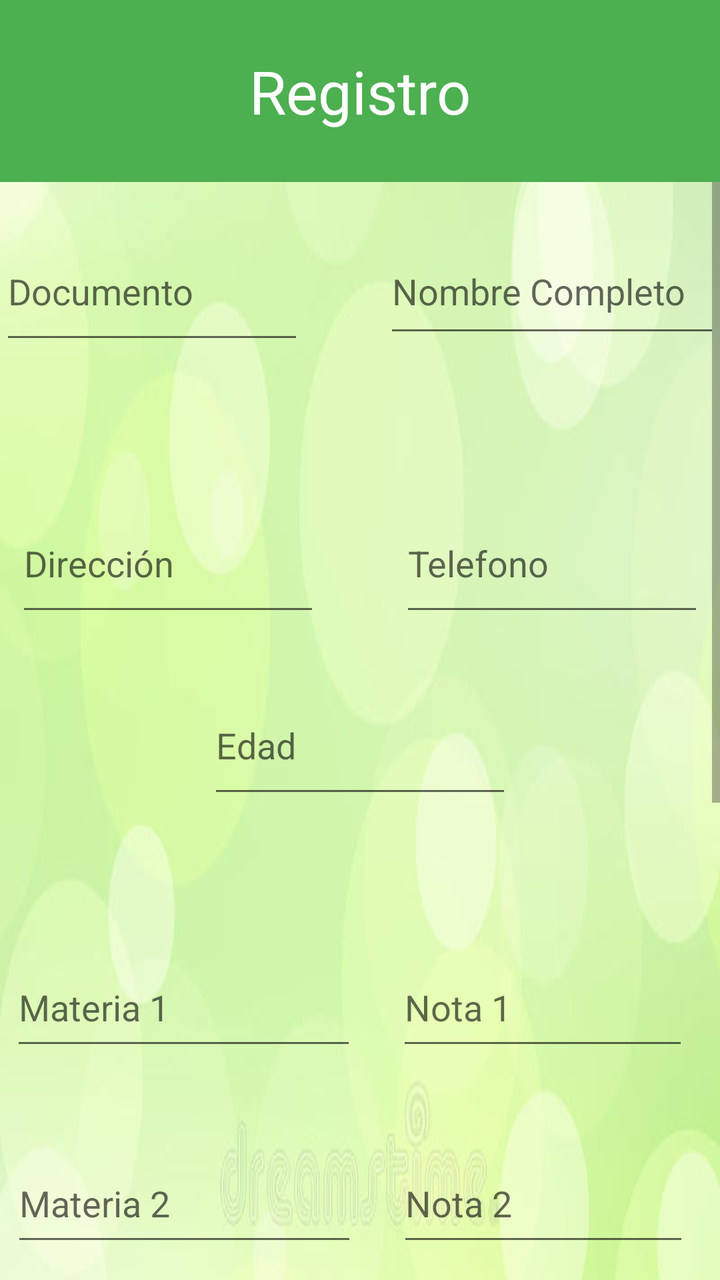
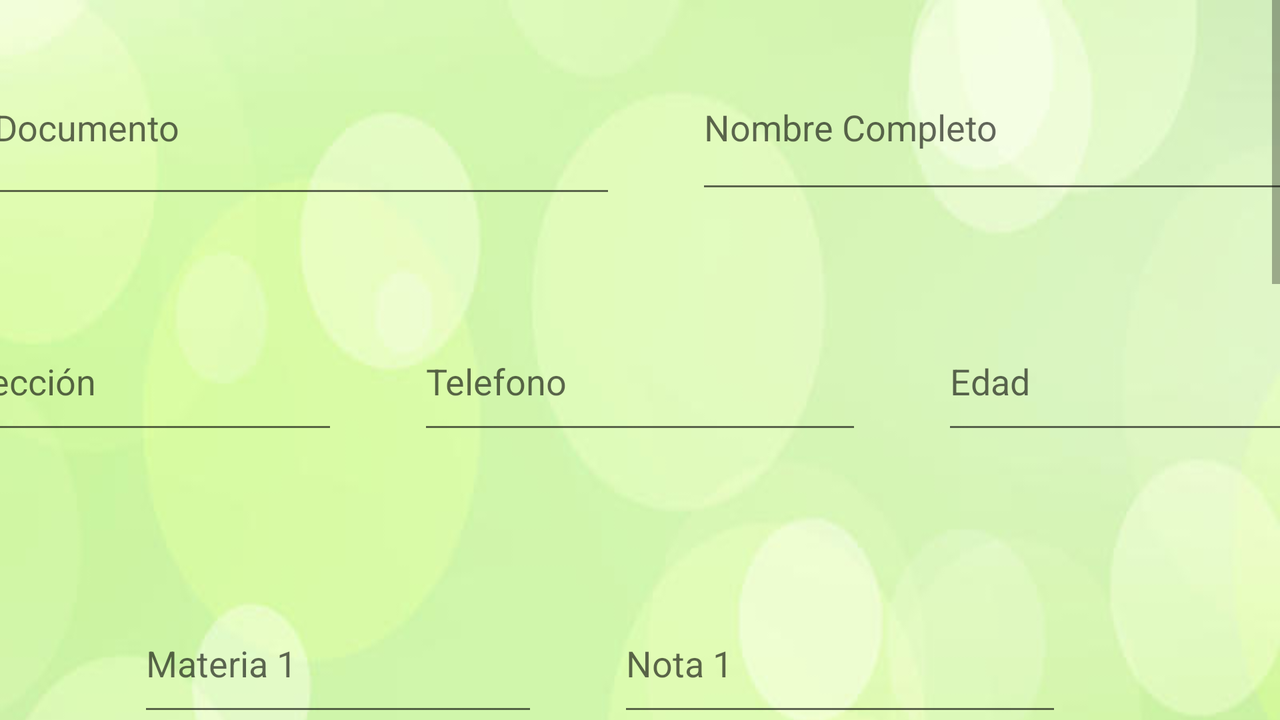

Two renders of one Android screen. The first uses the default layout on a phone; the second uses the alternative layout the repository ships for a different screen configuration, on a matching device. The two XML files are below.
<!-- AndroidManifest.xml: application theme Theme.Saltamontes -->
<!-- res/layout/activity_registro.xml -->
<?xml version="1.0" encoding="utf-8"?>
<LinearLayout
    xmlns:android="http://schemas.android.com/apk/res/android"
    xmlns:app="http://schemas.android.com/apk/res-auto"
    xmlns:tools="http://schemas.android.com/tools"
    android:layout_width="match_parent"
    android:layout_height="match_parent"
    android:background="@color/purple_700"
    android:orientation="vertical"
    tools:context=".registro">

    <TextView
        android:id="@+id/txtRegistro"
        android:layout_width="match_parent"
        android:layout_height="91dp"
        android:gravity="center"
        android:text="@string/txtRegistro"
        android:textColor="@color/white"
        android:textSize="30dp"
        app:layout_constraintBottom_toBottomOf="parent"
        app:layout_constraintLeft_toLeftOf="parent"
        app:layout_constraintRight_toRightOf="parent"
        app:layout_constraintTop_toTopOf="parent" />

    <ScrollView
        android:layout_width="match_parent"
        android:layout_height="match_parent">

        <LinearLayout
            android:layout_width="match_parent"
            android:layout_height="match_parent"
            android:background="@drawable/fondo1"
            android:gravity="center_horizontal"
            android:orientation="vertical">


            <LinearLayout
                android:layout_width="match_parent"
                android:layout_height="136dp"
                android:gravity="center_horizontal"
                android:orientation="horizontal">

                <EditText
                    android:id="@+id/txtDocumento"
                    android:layout_width="152dp"
                    android:layout_height="66dp"
                    android:layout_marginTop="20dp"
                    android:layout_marginRight="40dp"
                    android:ems="10"
                    android:hint="Documento"
                    android:inputType="phone" />

                <EditText
                    android:id="@+id/txtName"
                    android:layout_width="wrap_content"
                    android:layout_height="59dp"
                    android:layout_marginTop="20dp"
                    android:ems="10"
                    android:hint="Nombre Completo"
                    android:inputType="textPersonName" />

            </LinearLayout>

            <LinearLayout
                android:layout_width="731dp"
                android:layout_height="91dp"
                android:gravity="center_horizontal"
                android:orientation="horizontal">

                <EditText
                    android:id="@+id/txtDireccion"
                    android:layout_width="152dp"
                    android:layout_height="66dp"
                    android:layout_marginTop="20dp"
                    android:layout_marginRight="40dp"
                    android:ems="10"
                    android:hint="Dirección"
                    android:inputType="textPersonName" />

                <EditText
                    android:id="@+id/txtTelefono"
                    android:layout_width="152dp"
                    android:layout_height="66dp"
                    android:layout_marginTop="20dp"
                    android:ems="10"
                    android:hint="Telefono"
                    android:inputType="phone" />

            </LinearLayout>

            <EditText
                android:id="@+id/txtEdad"
                android:layout_width="152dp"
                android:layout_height="66dp"
                android:layout_marginTop="20dp"
                android:ems="10"
                android:hint="Edad"
                android:inputType="phone" />

            <LinearLayout
                android:layout_width="466dp"
                android:layout_height="98dp"
                android:layout_marginTop="50dp"
                android:gravity="center_horizontal"
                android:orientation="horizontal">

                <EditText
                    android:id="@+id/txtMateria1"
                    android:layout_width="173dp"
                    android:layout_height="56dp"
                    android:layout_marginLeft="30dp"
                    android:layout_marginTop="20dp"
                    android:layout_marginRight="20dp"
                    android:ems="10"
                    android:hint="Materia 1"
                    android:inputType="textPersonName" />

                <EditText
                    android:id="@+id/txtNota1"
                    android:layout_width="146dp"
                    android:layout_height="56dp"
                    android:layout_marginTop="20dp"
                    android:layout_marginRight="40dp"
                    android:ems="10"
                    android:hint="Nota 1"
                    android:inputType="phone" />


            </LinearLayout>

            <LinearLayout
                android:layout_width="match_parent"
                android:layout_height="match_parent"
                android:gravity="center_horizontal"
                android:orientation="horizontal">

                <EditText
                    android:id="@+id/txtMateria2"
                    android:layout_width="173dp"
                    android:layout_height="56dp"
                    android:layout_marginTop="20dp"
                    android:layout_marginLeft="30dp"
                    android:layout_marginRight="20dp"
                    android:ems="10"
                    android:hint="Materia 2"
                    android:inputType="textPersonName" />

                <EditText
                    android:id="@+id/txtNota2"
                    android:layout_width="146dp"
                    android:layout_height="56dp"
                    android:layout_marginTop="20dp"
                    android:layout_marginRight="40dp"
                    android:ems="10"
                    android:hint="Nota 2"
                    android:inputType="phone" />


            </LinearLayout>
            <LinearLayout
                android:layout_width="match_parent"
                android:layout_height="match_parent"
                android:gravity="center_horizontal"
                android:orientation="horizontal">

                <EditText
                    android:id="@+id/txtMateria3"
                    android:layout_width="173dp"
                    android:layout_height="56dp"
                    android:layout_marginTop="20dp"
                    android:layout_marginLeft="30dp"
                    android:layout_marginRight="20dp"
                    android:ems="10"
                    android:hint="Materia 3"
                    android:inputType="textPersonName" />

                <EditText
                    android:id="@+id/txtNota3"
                    android:layout_width="146dp"
                    android:layout_height="56dp"
                    android:layout_marginTop="20dp"
                    android:layout_marginRight="40dp"
                    android:ems="10"
                    android:hint="Nota 3"
                    android:inputType="phone" />


            </LinearLayout>
            <LinearLayout
                android:layout_width="match_parent"
                android:layout_height="match_parent"
                android:gravity="center_horizontal"
                android:orientation="horizontal">

                <EditText
                    android:id="@+id/txtMateria4"
                    android:layout_width="173dp"
                    android:layout_height="56dp"
                    android:layout_marginTop="20dp"
                    android:layout_marginLeft="30dp"
                    android:layout_marginRight="20dp"
                    android:ems="10"
                    android:hint="Materia 4"
                    android:inputType="textPersonName" />

                <EditText
                    android:id="@+id/txtNota4"
                    android:layout_width="146dp"
                    android:layout_height="56dp"
                    android:layout_marginTop="20dp"
                    android:layout_marginRight="40dp"
                    android:ems="10"
                    android:hint="Nota 4"
                    android:inputType="phone" />


            </LinearLayout>
            <LinearLayout
                android:layout_width="match_parent"
                android:layout_height="match_parent"
                android:gravity="center_horizontal"
                android:orientation="horizontal">

                <EditText
                    android:id="@+id/txtMateria5"
                    android:layout_width="173dp"
                    android:layout_height="56dp"
                    android:layout_marginTop="20dp"
                    android:layout_marginLeft="30dp"
                    android:layout_marginRight="20dp"
                    android:ems="10"
                    android:hint="Materia 5"
                    android:inputType="textPersonName" />

                <EditText
                    android:id="@+id/txtNota5"
                    android:layout_width="146dp"
                    android:layout_height="56dp"
                    android:layout_marginTop="20dp"
                    android:layout_marginRight="40dp"
                    android:ems="10"
                    android:hint="Nota 5"
                    android:inputType="phone" />


            </LinearLayout>

            <Button
                android:id="@+id/btnCalcular"
                android:layout_width="275dp"
                android:layout_height="63dp"
                android:layout_marginTop="20dp"
                android:text="Calcular" />

            <Button
                android:id="@+id/btnSalir"
                android:layout_width="275dp"
                android:layout_height="63dp"
                android:layout_marginTop="20dp"
                android:layout_marginBottom="40dp"
                android:text="Salir" />
        </LinearLayout>

    </ScrollView>


</LinearLayout>
<!-- resources referenced by this layout -->
<resources>
  <color name="purple_700">#4CAF50</color>
  <color name="white">#FFFFFFFF</color>
  <!-- drawable fondo1: jpg bitmap (drawable-v24, 18232 bytes) -->
  <string name="txtRegistro">Registro</string>
  <style name="Theme.Saltamontes" parent="Theme.MaterialComponents.DayNight.DarkActionBar">
          
          <item name="colorPrimary">@color/purple_500</item>
          <item name="colorPrimaryVariant">@color/purple_700</item>
          <item name="colorOnPrimary">@color/white</item>
          
          <item name="colorSecondary">@color/teal_200</item>
          <item name="colorSecondaryVariant">@color/teal_700</item>
          <item name="colorOnSecondary">@color/black</item>
          
          <item name="android:statusBarColor" tools:targetApi="l">?attr/colorPrimaryVariant</item>
          
      </style>
  <color name="purple_500">#388E3C</color>
  <color name="teal_200">#388E3C</color>
  <color name="teal_700">#FF018786</color>
  <color name="black">#FF000000</color>
</resources>
<!-- res/layout-land/activity_registro.xml (the repository's variant of the layout above) -->
<!-- drawn on the phone turned sideways -->
<?xml version="1.0" encoding="utf-8"?>
<LinearLayout
    xmlns:android="http://schemas.android.com/apk/res/android"
    xmlns:app="http://schemas.android.com/apk/res-auto"
    xmlns:tools="http://schemas.android.com/tools"
    android:layout_width="match_parent"
    android:layout_height="match_parent"
    android:background="@color/purple_700"
    android:orientation="vertical"
    tools:context=".registro">

    <ScrollView
        android:layout_width="match_parent"
        android:layout_height="match_parent">

        <LinearLayout
            android:layout_width="match_parent"
            android:layout_height="match_parent"
            android:background="@drawable/fondo1"
            android:gravity="center_horizontal"
            android:orientation="vertical">


            <LinearLayout
                android:layout_width="match_parent"
                android:layout_height="136dp"
                android:gravity="center_horizontal"
                android:orientation="horizontal">

                <EditText
                    android:id="@+id/txtDocumento"
                    android:layout_width="315dp"
                    android:layout_height="84dp"
                    android:layout_marginTop="20dp"
                    android:layout_marginRight="40dp"
                    android:ems="10"
                    android:hint="Documento"
                    android:inputType="textPersonName" />

                <EditText
                    android:id="@+id/txtName"
                    android:layout_width="299dp"
                    android:layout_height="79dp"
                    android:layout_marginTop="20dp"
                    android:ems="10"
                    android:hint="Nombre Completo"
                    android:inputType="textPersonName" />
            </LinearLayout>

            <LinearLayout
                android:layout_width="731dp"
                android:layout_height="91dp"
                android:gravity="center_horizontal"
                android:orientation="horizontal">

                <EditText
                    android:id="@+id/txtDireccion"
                    android:layout_width="200dp"
                    android:layout_height="66dp"
                    android:layout_marginTop="20dp"
                    android:layout_marginRight="40dp"
                    android:ems="10"
                    android:hint="Dirección"
                    android:inputType="textPersonName" />

                <EditText
                    android:id="@+id/txtTelefono"
                    android:layout_width="222dp"
                    android:layout_height="66dp"
                    android:layout_marginTop="20dp"
                    android:layout_marginRight="40dp"
                    android:ems="10"
                    android:hint="Telefono"
                    android:inputType="textPersonName" />

                <EditText
                    android:id="@+id/txtEdad"
                    android:layout_width="200dp"
                    android:layout_height="66dp"
                    android:layout_marginTop="20dp"
                    android:ems="10"
                    android:hint="Edad"
                    android:inputType="textPersonName" />
            </LinearLayout>

            <LinearLayout
                android:layout_width="match_parent"
                android:layout_height="match_parent"
                android:layout_marginTop="50dp"
                android:gravity="center_horizontal"
                android:orientation="horizontal">

                <EditText
                    android:id="@+id/txtMateria1"
                    android:layout_width="200dp"
                    android:layout_height="66dp"
                    android:layout_marginTop="20dp"
                    android:layout_marginRight="40dp"
                    android:ems="10"
                    android:hint="Materia 1"
                    android:inputType="textPersonName" />

                <EditText
                    android:id="@+id/txtNota1"
                    android:layout_width="222dp"
                    android:layout_height="66dp"
                    android:layout_marginTop="20dp"
                    android:layout_marginRight="40dp"
                    android:ems="10"
                    android:hint="Nota 1"
                    android:inputType="textPersonName" />


            </LinearLayout>

            <LinearLayout
                android:layout_width="match_parent"
                android:layout_height="match_parent"
                android:gravity="center_horizontal"
                android:orientation="horizontal">

                <EditText
                    android:id="@+id/txtMateria2"
                    android:layout_width="200dp"
                    android:layout_height="66dp"
                    android:layout_marginTop="20dp"
                    android:layout_marginRight="40dp"
                    android:ems="10"
                    android:hint="Materia 2"
                    android:inputType="textPersonName" />

                <EditText
                    android:id="@+id/txtNota2"
                    android:layout_width="222dp"
                    android:layout_height="66dp"
                    android:layout_marginTop="20dp"
                    android:layout_marginRight="40dp"
                    android:ems="10"
                    android:hint="Nota 2"
                    android:inputType="textPersonName" />


            </LinearLayout>
            <LinearLayout
                android:layout_width="match_parent"
                android:layout_height="match_parent"
                android:gravity="center_horizontal"
                android:orientation="horizontal">

                <EditText
                    android:id="@+id/txtMateria3"
                    android:layout_width="200dp"
                    android:layout_height="66dp"
                    android:layout_marginTop="20dp"
                    android:layout_marginRight="40dp"
                    android:ems="10"
                    android:hint="Materia 3"
                    android:inputType="textPersonName" />

                <EditText
                    android:id="@+id/txtNota3"
                    android:layout_width="222dp"
                    android:layout_height="66dp"
                    android:layout_marginTop="20dp"
                    android:layout_marginRight="40dp"
                    android:ems="10"
                    android:hint="Nota 3"
                    android:inputType="textPersonName" />


            </LinearLayout>
            <LinearLayout
                android:layout_width="match_parent"
                android:layout_height="match_parent"
                android:gravity="center_horizontal"
                android:orientation="horizontal">

                <EditText
                    android:id="@+id/txtMateria4"
                    android:layout_width="200dp"
                    android:layout_height="66dp"
                    android:layout_marginTop="20dp"
                    android:layout_marginRight="40dp"
                    android:ems="10"
                    android:hint="Materia 4"
                    android:inputType="textPersonName" />

                <EditText
                    android:id="@+id/txtNota4"
                    android:layout_width="222dp"
                    android:layout_height="66dp"
                    android:layout_marginTop="20dp"
                    android:layout_marginRight="40dp"
                    android:ems="10"
                    android:hint="Nota 4"
                    android:inputType="textPersonName" />


            </LinearLayout>
            <LinearLayout
                android:layout_width="match_parent"
                android:layout_height="match_parent"
                android:gravity="center_horizontal"
                android:orientation="horizontal">

                <EditText
                    android:id="@+id/txtMateria5"
                    android:layout_width="200dp"
                    android:layout_height="66dp"
                    android:layout_marginTop="20dp"
                    android:layout_marginRight="40dp"
                    android:ems="10"
                    android:hint="Materia 5"
                    android:inputType="textPersonName" />

                <EditText
                    android:id="@+id/txtNota5"
                    android:layout_width="222dp"
                    android:layout_height="66dp"
                    android:layout_marginTop="20dp"
                    android:layout_marginRight="40dp"
                    android:ems="10"
                    android:hint="Nota 5"
                    android:inputType="textPersonName" />


            </LinearLayout>

            <Button
                android:id="@+id/btnCalcular"
                android:layout_width="275dp"
                android:layout_height="63dp"
                android:layout_marginTop="20dp"
                android:text="Calcular" />

            <Button
                android:id="@+id/btnSalir"
                android:layout_width="275dp"
                android:layout_height="63dp"
                android:layout_marginTop="20dp"
                android:layout_marginBottom="40dp"
                android:text="Salir" />
        </LinearLayout>

    </ScrollView>


</LinearLayout>
<!-- resources referenced by the variant -->
<!-- as the phone turned sideways resolves them -->
<resources>
  <color name="purple_700">#4CAF50</color>
  <!-- drawable fondo1: jpg bitmap (drawable-v24, 18232 bytes) -->
  <style name="Theme.Saltamontes" parent="Theme.MaterialComponents.DayNight.DarkActionBar">
          
          <item name="colorPrimary">@color/purple_500</item>
          <item name="colorPrimaryVariant">@color/purple_700</item>
          <item name="colorOnPrimary">@color/white</item>
          
          <item name="colorSecondary">@color/teal_200</item>
          <item name="colorSecondaryVariant">@color/teal_700</item>
          <item name="colorOnSecondary">@color/black</item>
          
          <item name="android:statusBarColor" tools:targetApi="l">?attr/colorPrimaryVariant</item>
          
      </style>
  <color name="purple_500">#388E3C</color>
  <color name="white">#FFFFFFFF</color>
  <color name="teal_200">#388E3C</color>
  <color name="teal_700">#FF018786</color>
  <color name="black">#FF000000</color>
</resources>
